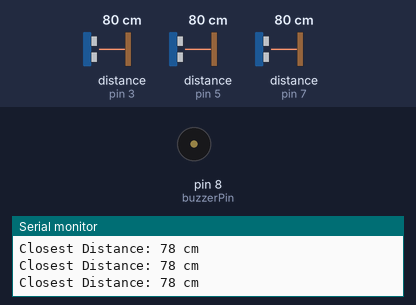
A sketch run on a simulated Arduino Uno, built with avr-gcc and run on an emulated ATmega328P. On the bench: buzzer (waves = sounding, pin HIGH), the last lines printed to the serial monitor. Wiring (inferred from the names in the program): 3 × ultrasonic range finder: trigger pin 2, echo pin 3 / trigger pin 4, echo pin 5 / trigger pin 6, echo pin 7. The inputs (shaded band) are chosen by the test bench; at power-on: distance to the obstacle (sensors on pin 3, pin 5, pin 7) 80 cm. The echo pulse lasts 58.3 µs per cm; pins used as bus, display or sensor lines are not drawn.

Above: at 1.3 s.
1.4 s: distance to the obstacle (sensor on pin 3) set to 33 cm
2.9 s: distance to the obstacle (sensor on pin 3) set to 27 cm
At 4.2 s:
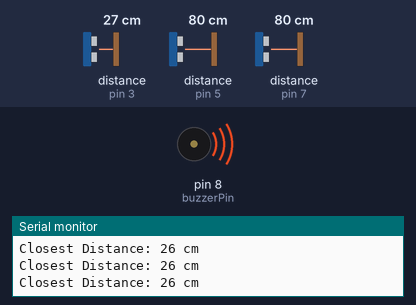
4.5 s: distance to the obstacle (sensor on pin 3) set to 35 cm
At 5.8 s:
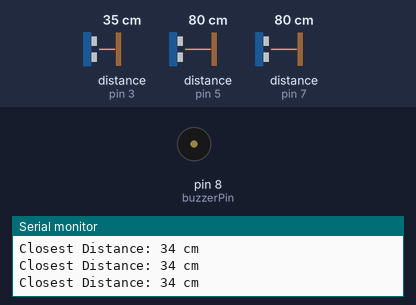
6.1 s: distance to the obstacle (sensor on pin 3) set to 2 cm
At 7.1 s:
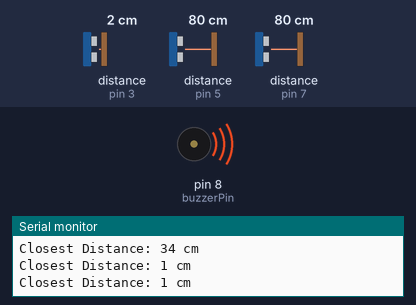
Timing chart, 0 to 8.6 s (numbered marks = the images above; inputs shaded):
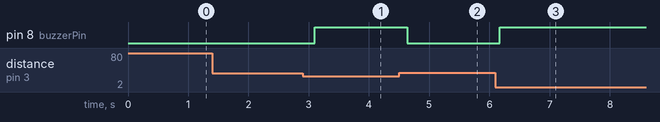

Measured:
- the behaviour switches between 31 and 30 cm on distance to the obstacle (sensor on pin 3) (found by bisection; images 0 and 1)
- after the input at 2.9 s, pin 8 (buzzerPin): LOW → HIGH after 0.20 s
- after the input at 4.5 s, pin 8 (buzzerPin): HIGH → LOW after 0.14 s
- after the input at 6.1 s, pin 8 (buzzerPin): LOW → HIGH after 0.08 s

The sketch:

Smart_Cane_with_a_Beeper.ino
```cpp
// Ultrasonic sensor pins
const int trigPin1 = 2;
const int echoPin1 = 3;
const int trigPin2 = 4;
const int echoPin2 = 5;
const int trigPin3 = 6;
const int echoPin3 = 7;

// Buzzer pin
const int buzzerPin = 8;

// Variables
long duration1, duration2, duration3;
int distance1, distance2, distance3;
int closestDistance;

void setup() {
  // Initialize serial communication
  Serial.begin(9600);

  // Ultrasonic sensor pins as inputs and buzzer pin as output
  pinMode(trigPin1, OUTPUT);
  pinMode(echoPin1, INPUT);
  pinMode(trigPin2, OUTPUT);
  pinMode(echoPin2, INPUT);
  pinMode(trigPin3, OUTPUT);
  pinMode(echoPin3, INPUT);
  pinMode(buzzerPin, OUTPUT);
}

void loop() {
  // Measure distance from the first ultrasonic sensor
  distance1 = measureDistance(trigPin1, echoPin1);

  // Measure distance from the second ultrasonic sensor
  distance2 = measureDistance(trigPin2, echoPin2);

  // Measure distance from the third ultrasonic sensor
  distance3 = measureDistance(trigPin3, echoPin3);

  // Determine the closest distance among the three sensors
  closestDistance = min(distance1, min(distance2, distance3));

  // Print the closest distance to the serial monitor
  Serial.print("Closest Distance: ");
  Serial.print(closestDistance);
  Serial.println(" cm");

  // Check if the closest distance is less than a threshold
  if (closestDistance < 30) {
    // Turn on the buzzer
    digitalWrite(buzzerPin, HIGH);
  } else {
    // Turn off the buzzer
    digitalWrite(buzzerPin, LOW);
  }

  // Delay before the next measurement
  delay(500);
}

int measureDistance(int trigPin, int echoPin) {
  // Send a pulse to the ultrasonic sensor
  digitalWrite(trigPin, LOW);
  delayMicroseconds(2);
  digitalWrite(trigPin, HIGH);
  delayMicroseconds(10);
  digitalWrite(trigPin, LOW);

  // Measure the time it takes for the pulse to bounce back
  long duration = pulseIn(echoPin, HIGH);

  // Calculate the distance in centimeters
  int distance = duration * 0.034 / 2;

  return distance;
}
```
